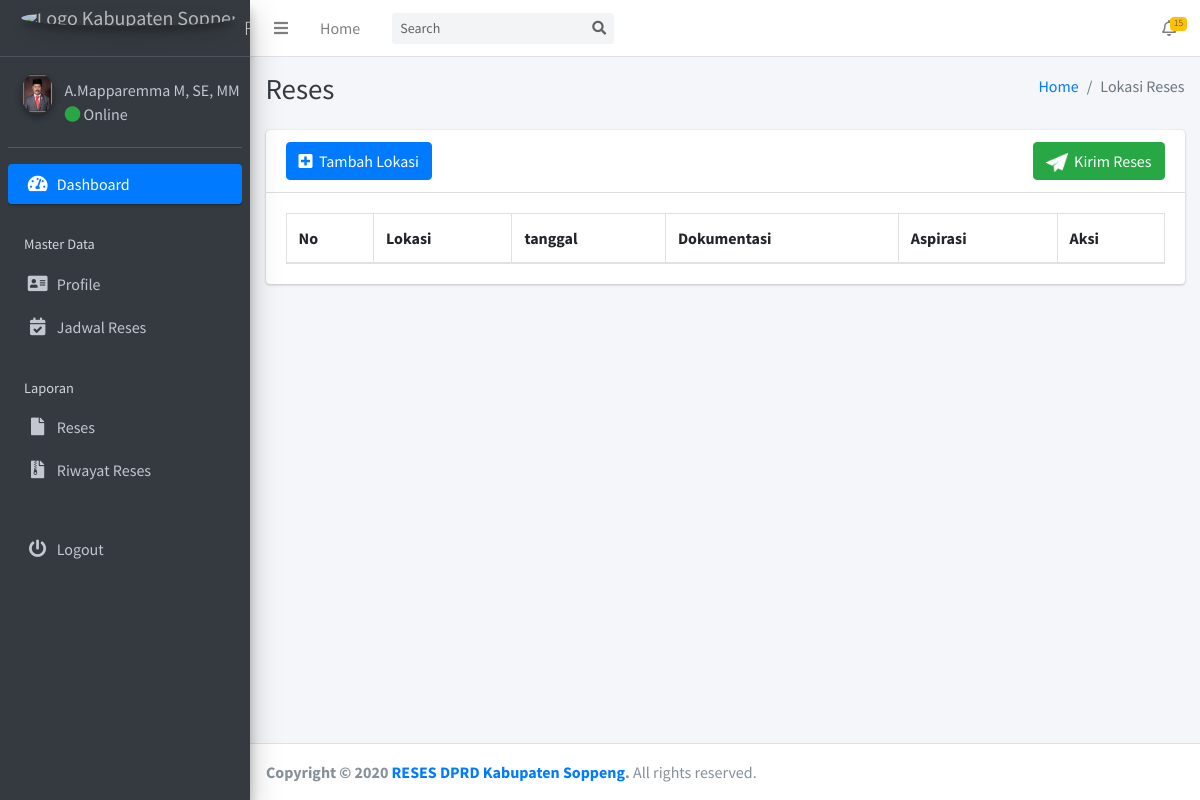
/anggota-dpr/reses/data.php (signed in), run on the app's committed database.
### tables this page shows
CREATE TABLE `tb_anggota` (
  `id_anggota` int(11) NOT NULL,
  `nama_anggota` varchar(255) NOT NULL,
  `alamat_anggota` varchar(255) NOT NULL,
  `tempat_lahir_anggota` varchar(225) NOT NULL,
  `tanggal_lahir_anggota` varchar(255) NOT NULL,
  `agama_anggota` varchar(225) NOT NULL,
  `status_kawin` varchar(225) NOT NULL,
  `jabatan_anggota` varchar(225) NOT NULL,
  `id_partai` varchar(225) NOT NULL,
  `id_dapil` varchar(225) NOT NULL,
  `id_komisi` varchar(225) NOT NULL,
  `id_fraksi` varchar(225) NOT NULL,
  `foto_anggota` varchar(225) NOT NULL,
  `status_anggota` varchar(225) NOT NULL
);

### anggota-dpr/reses/data.php (the view, shortened to what this page needs)
<?php
require '../template/header/header.php';
?>
  <div class="content-wrapper">
    <div class="content-header">
      <div class="container-fluid">
        <div class="row mb-2">
          <div class="col-sm-6">
            <h1 class="m-0 text-dark">Reses</h1>
          </div>
          <div class="col-sm-6">
            <ol class="breadcrumb float-sm-right">
              <li class="breadcrumb-item"><a href="/reses-dprd/anggota-dpr/">Home</a></li>
              <li class="breadcrumb-item active">Lokasi Reses</li>
            </ol>
          </div>
        </div>
      </div>
    </div>
    <section class="content">
      <div class="container-fluid">
        <div class="row">
          <div class="col-12">
            <div class="card">
              <div class="card-header">
              <form method="POST" action="controller.php" enctype="multipart/form-data">
                  <a href="tambah.php" type="button" class="btn btn-primary"><i class="fa fa-plus-square"></i>&nbsp Tambah Lokasi</a>
                  <button type="button" data-toggle="modal" data-target="#modal-primary" class="float-right btn btn-success"><img src="/reses-dprd/assets/dist/img/send.png" style="max-width: 22px; max-height: 22px;" class="fa fa-send-secure">&nbsp Kirim Reses</button>
                </form>
              </div>
              <div class="card-body">
                <table id="example1" class="table table-bordered table-striped">
                  <thead>
                    <tr>
                    <th>No</th>
                    <th>Lokasi</th>
                    <th>tanggal</th>
                    <th>Dokumentasi</th>
                    <th>Aspirasi</th>
                    <th>Aksi</th>
                  </tr>
                  </thead>
                </table>
              </div>
            </div>
          </div>
        </div>
      </div>
    </section>
  </div>
<?php
require '../template/footer/footer.php';
?>

### anggota-dpr/template/header/header.php (shortened to what this page needs)
<?php
require('../../koneksi.php');
$get_id_session = $_SESSION['get_id'];
$query_header_akun = mysqli_query($conn, "SELECT * FROM tb_akun WHERE id = '$get_id_session'");
$get_data_akun = mysqli_fetch_assoc($query_header_akun);
$get_id_akun_anggota = $get_data_akun['id_akun'];
$query_header_anggota = mysqli_query($conn, "SELECT * FROM tb_anggota WHERE id_anggota = '$get_id_akun_anggota'");
$get_data_anggota = mysqli_fetch_assoc($query_header_anggota);
$nama = $get_data_anggota['nama_anggota'];
$foto = $get_data_anggota['foto_anggota'];
?>
<!DOCTYPE html>
<html>
<head>
  <link rel="stylesheet" href="/reses-dprd/assets/plugins/fontawesome-free/css/all.min.css">
  <link rel="stylesheet" href="https://code.ionicframework.com/ionicons/2.0.1/css/ionicons.min.css">
  <link rel="stylesheet" href="/reses-dprd/assets/plugins/tempusdominus-bootstrap-4/css/tempusdominus-bootstrap-4.min.css">
  <link rel="stylesheet" href="/reses-dprd/assets/plugins/datatables-bs4/css/dataTables.bootstrap4.min.css">
  <link rel="stylesheet" href="/reses-dprd/assets/plugins/datatables-responsive/css/responsive.bootstrap4.min.css">
  <link href="https://cdn.jsdelivr.net/gh/gitbrent/bootstrap-switch-button@1.1.0/css/bootstrap-switch-button.min.css" rel="stylesheet">
  <link rel="stylesheet" href="/reses-dprd/assets/dist/css/adminlte.min.css">
  <link rel="stylesheet" href="/reses-dprd/assets/plugins/overlayScrollbars/css/OverlayScrollbars.min.css">
</head>
<body class="hold-transition sidebar-mini layout-fixed">
<div class="wrapper">
  <nav class="main-header navbar navbar-expand navbar-white navbar-light">
    <ul class="navbar-nav">
      <li class="nav-item">
        <a class="nav-link" data-widget="pushmenu" href="#" role="button"><i class="fas fa-bars"></i></a>
      </li>
      <li class="nav-item d-none d-sm-inline-block">
        <a href="/reses-dprd/anggota-dpr/home" class="nav-link">Home</a>
      </li>
    </ul>
    <form class="form-inline ml-3">
      <div class="input-group input-group-sm">
        <input class="form-control form-control-navbar" type="search" placeholder="Search" aria-label="Search">
        <div class="input-group-append">
          <button class="btn btn-navbar" type="submit">
            <i class="fas fa-search"></i>
          </button>
        </div>
      </div>
    </form>
        <ul class="navbar-nav ml-auto">
      <li class="nav-item dropdown">
        <a class="nav-link" data-toggle="dropdown" href="#">
          <i class="far fa-bell"></i>
          <span class="badge badge-warning navbar-badge">15</span>
        </a>
      </li>
    </ul>
  </nav>
  <aside class="main-sidebar sidebar-dark-primary elevation-4">
    <a href="/reses-dprd/admin/index.php" class="brand-link">
      <img src="/reses-dprd/assets/dist/img/soppeng.png" alt="Logo Kabupaten Soppeng" class="brand-image img-circle elevation-3"
           style="opacity: .8">
      <span class="brand-text font-weight-light">RESES DPRD</span>
    </a>
    <div class="sidebar">
      <div class="user-panel mt-3 pb-3 mb-3 d-flex">
        <div class="image">
          <img src="/reses-dprd/admin/profile-dpr/foto/<?= $foto ?>" class="img-circle elevation-2" alt="User Image">
        </div>
        <div class="info">
          <a href="#" class="d-block"><?= $nama ?></a>
          <a href="#"><i class="fa fa-circle text-success"></i> Online</a>
        </div>
      </div>
      <nav class="mt-2">
        <ul class="nav nav-pills nav-sidebar flex-column" data-widget="treeview" role="menu" data-accordion="false">
               <li class="nav-item has-treeview menu-open">
            <a href="/reses-dprd/anggota-dpr/" class="nav-link active">
              <i class="nav-icon fas fa-tachometer-alt"></i>
              <p>
                Dashboard
              </p>
            </a>
          </li>
          <li class="nav-header">Master Data</li>
          <li class="nav-item">
            <a href="/reses-dprd/anggota-dpr/profile-dpr/data.php" class="nav-link">
              <i class="nav-icon fa fa-address-card"></i>
              <p>
                Profile
              </p>
            </a>
          </li>
          <li class="nav-item has-treeview">
            <a href="/reses-dprd/anggota-dpr/jadwal-reses/data.php" class="nav-link">
              <i class="nav-icon fa fa-calendar-check"></i>
              <p>
                Jadwal Reses
              </p>
            </a>
          </li>
          <li class="nav-header">Laporan</li>
          <li class="nav-item">
            <a href="/reses-dprd/anggota-dpr/reses/data.php" class="nav-link">
              <i class="nav-icon fas fa-file"></i>
              <p>Reses</p>
            </a>
          </li>
          <li class="nav-item">
            <a href="/reses-dprd/anggota-dpr/riwayat-reses/data.php" class="nav-link">
              <i class="nav-icon fas fa-file-archive"></i>
              <p>Riwayat Reses</p>
            </a>
          </li>
          <li class="nav-header"></li>
          <li class="nav-item">
            <a  href="/reses-dprd/logout.php?logout=true&for=login_dpr" class="nav-link">
              <i class="nav-icon fa fa-power-off"></i>
              <p>Logout</p>
            </a>
          </li>
        </ul>
      </nav>
    </div>
  </aside>

### data on the page
tb_anggota: foto_anggota (picture), nama_anggota "A.Mapparemma M, SE, MM"
